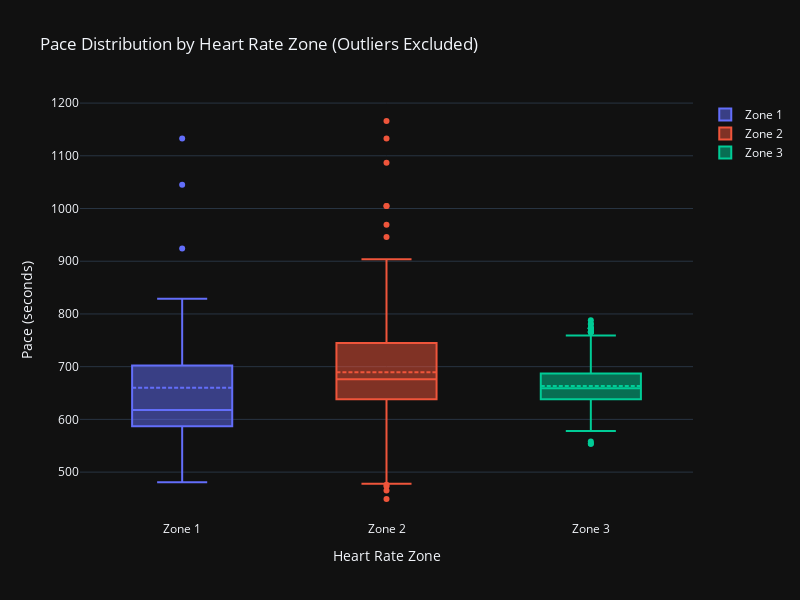

Notebook cell for this chart:
### Code cell
import pandas as pd
import plotly.graph_objects as go

# Assuming `data` is your DataFrame with the following columns:
# 'Zone' (Heart Rate Zone), 'Distance', 'PaceTime' (numeric pace in seconds), 'PaceStr' (string representation of pace)

# Function to filter out outliers using the 1.5 x IQR rule
def exclude_outliers(df, column):
    q1 = df[column].quantile(0.25)  # First quartile (25th percentile)
    q3 = df[column].quantile(0.75)  # Third quartile (75th percentile)
    iqr = q3-q1
    lower_fence = q1 - 1.5 * iqr
    upper_fence = q3 + 1.5 * iqr
    return df[(df[column] >= lower_fence) & (df[column] <= upper_fence)]  # Filter data within fences

# Apply the outlier exclusion function to each zone
filtered_data = pd.concat([
    exclude_outliers(data[data['Zone'] == zone], 'PaceTime')
    for zone in data['Zone'].unique()
])

# Create the boxplot
fig = go.Figure()

# Add a box trace for each heart rate zone
for zone in filtered_data['Zone'].unique():
    zone_data = filtered_data[filtered_data['Zone'] == zone]
    fig.add_trace(go.Box(
        y=zone_data['PaceTime'],  # Numeric pace values for the boxplot
        x=[zone] * len(zone_data),  # Use the zone as the x-axis category
        name=zone,  # Name of the trace (zone)
        text=zone_data['PaceStr'],  # Tooltip labels (string representation of pace)
        hovertemplate='Zone: %{x}<br>Pace: %{text}<extra></extra>',  # Custom tooltip format
        boxmean=True  # Show mean as a dashed line
    ))

# Update layout for better visualization
fig.update_layout(
    title='Pace Distribution by Heart Rate Zone (Outliers Excluded)',
    xaxis_title='Heart Rate Zone',
    yaxis_title='Pace (seconds)',
    autosize=False,
    width=800,
    height=600
)

# Show the plot
fig.show()

### Figure 1 — Plotly figure (JSON) as saved in the notebook; plotly's stock layout.template omitted (floating-point values rounded to 4 significant figures; data arrays with more than 128 entries replaced by an {"elided": "..."} marker saying what was removed)
{"data": [{"boxmean": true, "hovertemplate": "Zone: %{x}<br>Pace: %{text}<extra></extra>", "name": "Zone 1", "text": ["8:44/mi", "9:24/mi", "9:56/mi", "8:22/mi", "9:47/mi", "11:16/mi", "10:43/mi", "10:14/mi", "10:14/mi", "10:18/mi", "10:18/mi", "10:14/mi", "10:00/mi", "9:47/mi", "9:51/mi", "9:56/mi", "10:18/mi", "10:43/mi", "18:53/mi", "15:24/mi", "13:49/mi", "12:25/mi", "12:39/mi", "17:25/mi", "13:32/mi", "11:33/mi", "11:45/mi", "11:58/mi", "11:21/mi", "10:28/mi", "9:43/mi", "8:49/mi", "8:01/mi", "8:13/mi", "8:52/mi"], "x": ["Zone 1", "Zone 1", "Zone 1", "Zone 1", "Zone 1", "Zone 1", "Zone 1", "Zone 1", "Zone 1", "Zone 1", "Zone 1", "Zone 1", "Zone 1", "Zone 1", "Zone 1", "Zone 1", "Zone 1", "Zone 1", "Zone 1", "Zone 1", "Zone 1", "Zone 1", "Zone 1", "Zone 1", "Zone 1", "Zone 1", "Zone 1", "Zone 1", "Zone 1", "Zone 1", "Zone 1", "Zone 1", "Zone 1", "Zone 1", "Zone 1"], "y": [524, 564, 596, 502, 587, 676, 643, 614, 614, 618, 618, 614, 600, 587, 591, 596, 618, 643, 1133, 924, 829, 745, 759, 1045, 812, 693, 705, 718, 681, 628, 583, 529, 481, 493, 532], "type": "box"}, {"boxmean": true, "hovertemplate": "Zone: %{x}<br>Pace: %{text}<extra></extra>", "name": "Zone 2", "text": {"elided": "294 str values"}, "x": {"elided": "294 str values"}, "y": {"elided": "294 int values"}, "type": "box"}, {"boxmean": true, "hovertemplate": "Zone: %{x}<br>Pace: %{text}<extra></extra>", "name": "Zone 3", "text": {"elided": "693 str values"}, "x": {"elided": "693 str values"}, "y": {"elided": "693 int values"}, "type": "box"}], "layout": {"title": {"text": "Pace Distribution by Heart Rate Zone (Outliers Excluded)"}, "xaxis": {"title": {"text": "Heart Rate Zone"}}, "yaxis": {"title": {"text": "Pace (seconds)"}}, "autosize": false, "width": 800, "height": 600}}
